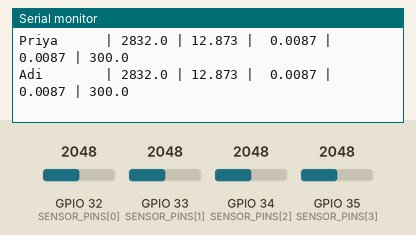
Simulated run of this sketch. Board: ESP32. Parts: the last lines printed to the serial monitor. The inputs (shaded band) are chosen by the test bench; at power-on: GPIO 35 (SENSOR_PINS[3]) = 2048, GPIO 32 (SENSOR_PINS[0]) = 2048, GPIO 33 (SENSOR_PINS[1]) = 2048, GPIO 34 (SENSOR_PINS[2]) = 2048. WiFi joins after 1.5 s; servers stay silent unless stated; the local clock reads 2024-03-15 10:24:30 at power-on unless the sketch sets it.

Above: at 12.2 s.
12.3 s: GPIO 35 (SENSOR_PINS[3]) set to 2688
At 13.6 s:
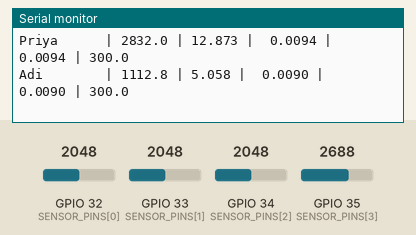
13.8 s: GPIO 35 (SENSOR_PINS[3]) set to 2779
At 14.7 s:
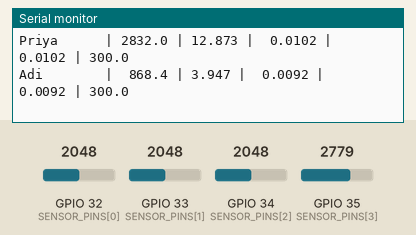

Measured:
- the behaviour switches between 2730 and 2731 on GPIO 35 (SENSOR_PINS[3]) (found by bisection; images 1 and 2)
- after the input at 12.3 s, the serial monitor: prints a new line after 0.83 s (image 1)
- after the input at 13.8 s, the serial monitor: prints a new line after 0.33 s (image 2)

The sketch:

SmartMeter_LocalIP.ino
```cpp
// ================================================================
//  SMARTMETER — ESP32 LOCAL WEB SERVER
//  No Firebase. No cloud. Pure local WiFi.
//  ESP32 hosts a JSON API on its own IP address.
//  Website fetches from that IP directly.
// ================================================================
//  HOW IT WORKS:
//    1. ESP32 connects to your hostel WiFi
//    2. Router gives ESP32 an IP like 192.168.1.105
//    3. ESP32 runs a tiny web server on that IP
//    4. Your website fetches http://192.168.1.105/data
//    5. Gets live JSON → shows on dashboard
//  EVERYONE ON SAME WIFI CAN SEE IT — no internet needed
// ================================================================
//  LIBRARY TO INSTALL:
//    Arduino IDE → Tools → Manage Libraries → search:
//    "ESPAsyncWebServer" by lacamera — Install
//    "AsyncTCP" by dvarrel — Install
// ================================================================

#include <WiFi.h>
#include <ESPAsyncWebServer.h>
#include <ArduinoJson.h>
#include <time.h>

// ================================================================
//  ★ CHANGE ONLY THESE 2 LINES ★
// ================================================================
#define WIFI_SSID     "YOUR_HOSTEL_WIFI_NAME"
#define WIFI_PASSWORD "YOUR_WIFI_PASSWORD"
// ================================================================

// Room & sensor config — change names to your roommates
const String ROOM_NAMES[4] = {"Ravi", "Arjun", "Priya", "Adi"};
const String ROOM_IDS[4]   = {"room1","room2","room3","room4"};
const int    SENSOR_PINS[4]= {32, 33, 34, 35};

// Billing
const float MONTHLY_QUOTA = 300.0;   // units per person
const float RATE_PER_UNIT = 6.50;    // rupees per kWh

// Runtime data — updated every 1 second
float wattsNow[4]  = {0,0,0,0};
float ampsNow[4]   = {0,0,0,0};
float kwhToday[4]  = {0,0,0,0};
float kwhMonth[4]  = {0,0,0,0};
int   lastDay      = -1;
int   lastMonth    = -1;

// Web server on port 80
AsyncWebServer server(80);

unsigned long lastRead = 0;
const long    READ_MS  = 1000; // read sensors every 1 second

// ================================================================
void setup() {
  Serial.begin(115200);
  delay(500);
  Serial.println("\n╔═══════════════════════════════╗");
  Serial.println("║  SmartMeter — Local IP Mode   ║");
  Serial.println("║  No cloud. Pure WiFi server.  ║");
  Serial.println("╚═══════════════════════════════╝\n");

  for(int i=0;i<4;i++) pinMode(SENSOR_PINS[i], INPUT);

  // Connect WiFi
  connectWiFi();

  // Sync time for date tracking (IST = UTC+5:30)
  configTime(19800, 0, "pool.ntp.org");
  Serial.print("Syncing time");
  while(time(nullptr) < 100000){ delay(500); Serial.print("."); }
  Serial.println(" OK");

  // ── SETUP WEB SERVER ROUTES ──────────────────────────────────

  // Route 1: /data — returns JSON of all 4 rooms
  // Your website fetches this every 3 seconds
  server.on("/data", HTTP_GET, [](AsyncWebServerRequest* req){

    // Build JSON response
    StaticJsonDocument<1024> doc;
    doc["last_updated"] = getTimestamp();
    doc["total_watts"]  = wattsNow[0]+wattsNow[1]+wattsNow[2]+wattsNow[3];

    JsonObject summary = doc.createNestedObject("summary");
    float totalKwh = kwhMonth[0]+kwhMonth[1]+kwhMonth[2]+kwhMonth[3];
    summary["total_kwh"]  = round(totalKwh*100)/100.0;
    summary["total_bill"] = round(totalKwh*RATE_PER_UNIT*100)/100.0;

    JsonArray rooms = doc.createNestedArray("rooms");
    for(int i=0;i<4;i++){
      JsonObject r = rooms.createNestedObject();
      float left = max(0.0f, MONTHLY_QUOTA - kwhMonth[i]);
      float bill = kwhMonth[i] * RATE_PER_UNIT;
      float pct  = (kwhMonth[i] / MONTHLY_QUOTA) * 100.0;

      r["id"]         = ROOM_IDS[i];
      r["name"]       = ROOM_NAMES[i];
      r["watts_now"]  = round(wattsNow[i]*10)/10.0;
      r["amps_now"]   = round(ampsNow[i]*1000)/1000.0;
      r["kwh_today"]  = round(kwhToday[i]*10000)/10000.0;
      r["kwh_month"]  = round(kwhMonth[i]*10000)/10000.0;
      r["units_left"] = round(left*100)/100.0;
      r["bill_rs"]    = round(bill*100)/100.0;
      r["pct_used"]   = round(pct*10)/10.0;
      r["appliance"]  = wattsNow[i]>10?"ON":"STANDBY";
    }

    String json;
    serializeJson(doc, json);

    // CORS header — allows browser on any device to fetch this
    AsyncWebServerResponse* response =
      req->beginResponse(200, "application/json", json);
    response->addHeader("Access-Control-Allow-Origin","*");
    req->send(response);
  });

  // Route 2: /reset — resets monthly data (open in browser to trigger)
  server.on("/reset", HTTP_GET, [](AsyncWebServerRequest* req){
    for(int i=0;i<4;i++){ kwhMonth[i]=0; kwhToday[i]=0; }
    req->send(200,"text/plain","Monthly cycle reset OK");
    Serial.println("=== Monthly reset triggered via /reset ===");
  });

  // Route 3: /status — simple health check page
  server.on("/status", HTTP_GET, [](AsyncWebServerRequest* req){
    String html = "<html><body style='font-family:monospace;background:#08090f;color:#00e5a0;padding:24px'>";
    html += "<h2>SmartMeter Online</h2>";
    html += "<p>IP: " + WiFi.localIP().toString() + "</p>";
    html += "<p>Uptime: " + String(millis()/1000) + "s</p>";
    html += "<p>Data endpoint: <a href='/data' style='color:#a78bfa'>/data</a></p>";
    html += "<p>Reset endpoint: <a href='/reset' style='color:#ff6b35'>/reset</a></p>";
    html += "</body></html>";
    req->send(200,"text/html",html);
  });

  server.begin();
  Serial.println("\n╔═══════════════════════════════════════╗");
  Serial.printf ("║  Web server running!                  ║\n");
  Serial.printf ("║  Open in browser:                     ║\n");
  Serial.printf ("║  http://%-30s║\n", (WiFi.localIP().toString()+"/data").c_str());
  Serial.printf ("║  http://%-30s║\n", (WiFi.localIP().toString()+"/status").c_str());
  Serial.println("╚═══════════════════════════════════════╝\n");
  Serial.println("Paste the IP above into the website 'Connect' box.\n");
  Serial.println("Room       | Watts  | Amps  | kWh/day | kWh/month | Left");
  Serial.println("-----------|--------|-------|---------|-----------|------");
}

// ================================================================
void loop() {
  unsigned long now = millis();
  if(now - lastRead >= READ_MS){
    lastRead = now;
    readAllSensors();
    checkReset();
  }
}

// ================================================================
void readAllSensors(){
  for(int i=0;i<4;i++){
    // Average 30 samples — reduces ADC noise
    float sumV=0;
    for(int s=0;s<30;s++){
      sumV += (analogRead(SENSOR_PINS[i])/4095.0)*3.3;
      delayMicroseconds(300);
    }
    float voltage = sumV/30.0;

    // ACS712 30A: zero=2.5V, sensitivity=66mV/A
    float amps = (voltage-2.5)/0.066;
    if(abs(amps)<0.05) amps=0;

    wattsNow[i] = abs(amps)*220.0;
    ampsNow[i]  = abs(amps);

    // 1 second tick → kWh increment
    float inc = (wattsNow[i]/1000.0)/3600.0;
    kwhToday[i]  += inc;
    kwhMonth[i]  += inc;

    float left = max(0.0f, MONTHLY_QUOTA-kwhMonth[i]);
    Serial.printf("%-10s | %6.1f | %5.3f | %7.4f | %9.4f | %4.1f\n",
      ROOM_NAMES[i].c_str(), wattsNow[i], ampsNow[i],
      kwhToday[i], kwhMonth[i], left);
  }
  Serial.println();
}

// ================================================================
void checkReset(){
  time_t now=time(nullptr);
  struct tm* t=localtime(&now);
  int d=t->tm_mday, m=t->tm_mon;

  if(lastDay!=-1 && d!=lastDay){
    Serial.println("=== Midnight reset: today kWh cleared ===");
    for(int i=0;i<4;i++) kwhToday[i]=0;
  }
  if(lastMonth!=-1 && m!=lastMonth){
    Serial.println("=== New month: full reset ===");
    for(int i=0;i<4;i++){ kwhMonth[i]=0; kwhToday[i]=0; }
  }
  lastDay=d; lastMonth=m;
}

// ================================================================
void connectWiFi(){
  Serial.printf("Connecting to: %s\n", WIFI_SSID);
  WiFi.begin(WIFI_SSID, WIFI_PASSWORD);
  int tries=0;
  while(WiFi.status()!=WL_CONNECTED && tries<40){
    delay(500); Serial.print("."); tries++;
  }
  if(WiFi.status()==WL_CONNECTED){
    Serial.printf("\n\nConnected! IP address: %s\n\n",
      WiFi.localIP().toString().c_str());
  } else {
    Serial.println("\nWiFi failed. Restarting...");
    delay(3000); ESP.restart();
  }
}

String getTimestamp(){
  time_t now=time(nullptr);
  struct tm* t=localtime(&now);
  char buf[32];
  strftime(buf,sizeof(buf),"%d-%m-%Y %H:%M:%S",t);
  return String(buf);
}
```
